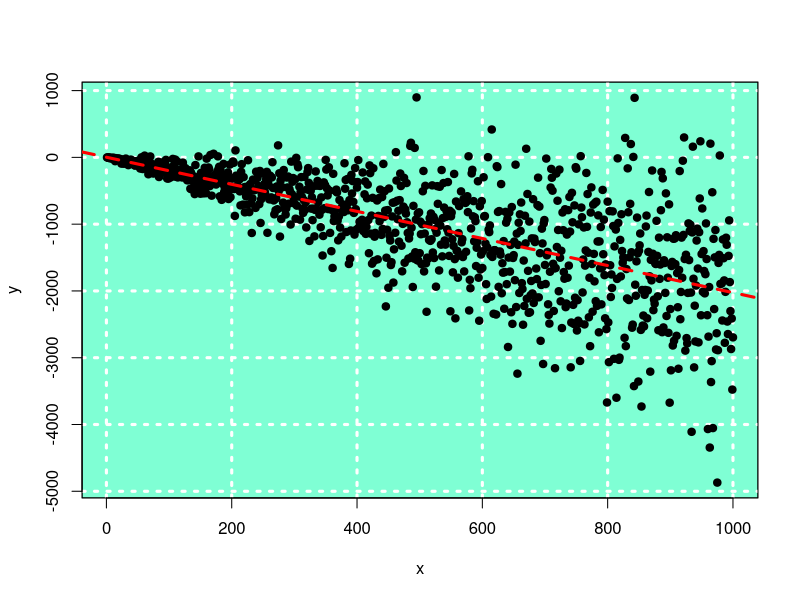
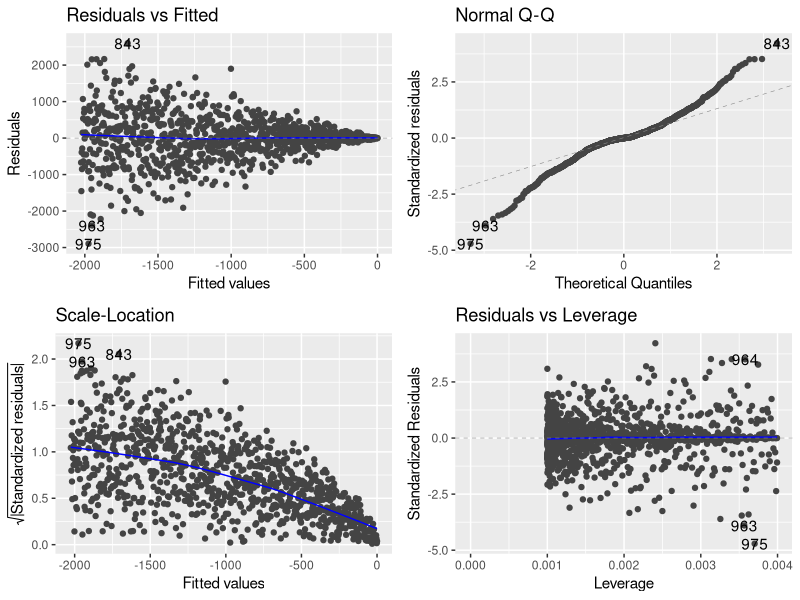
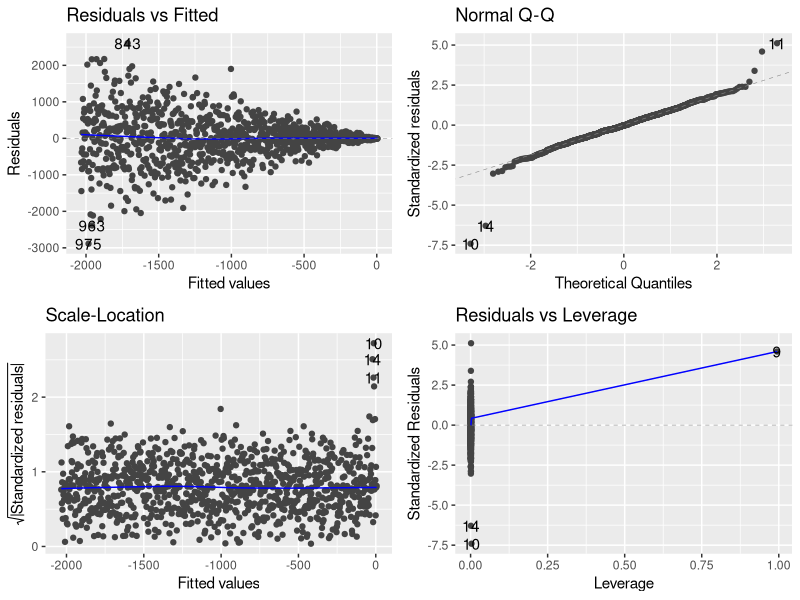
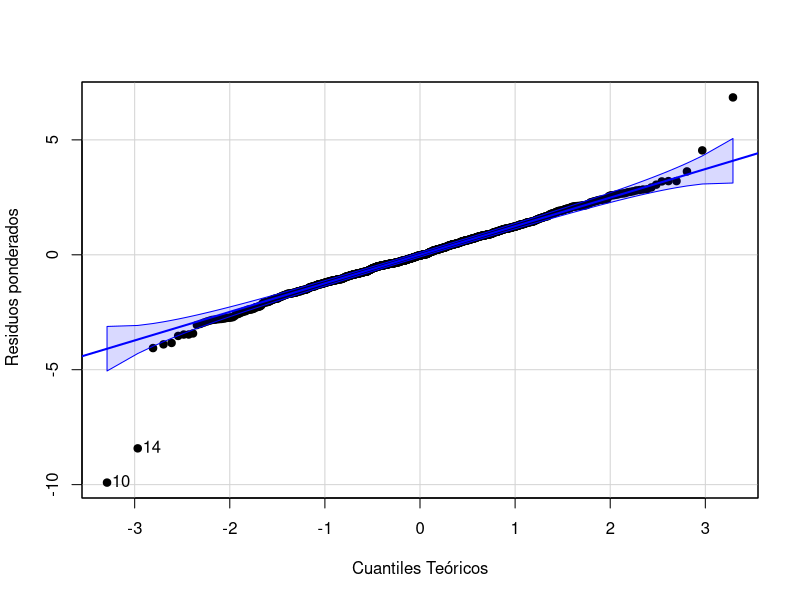
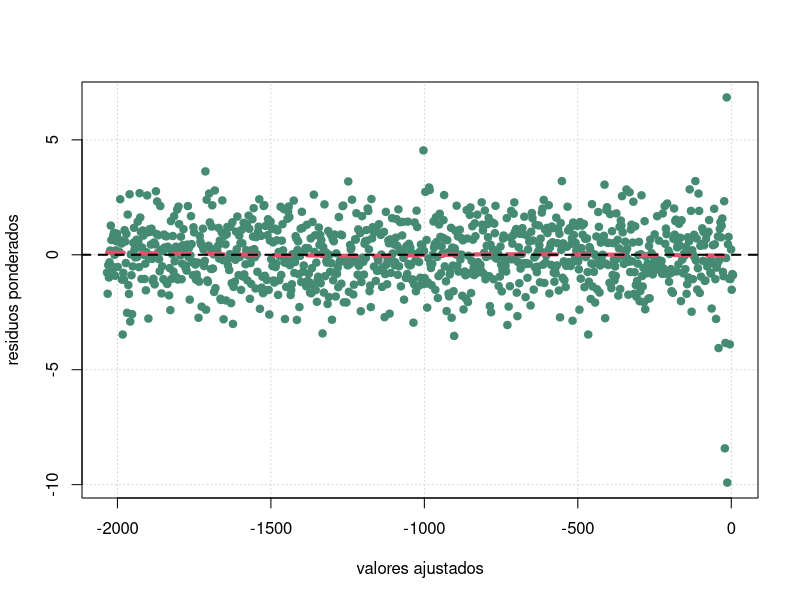
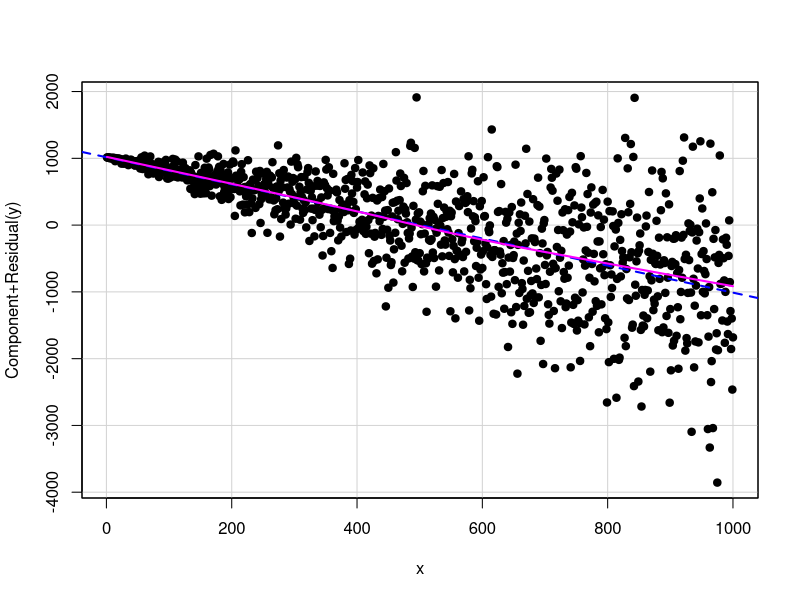
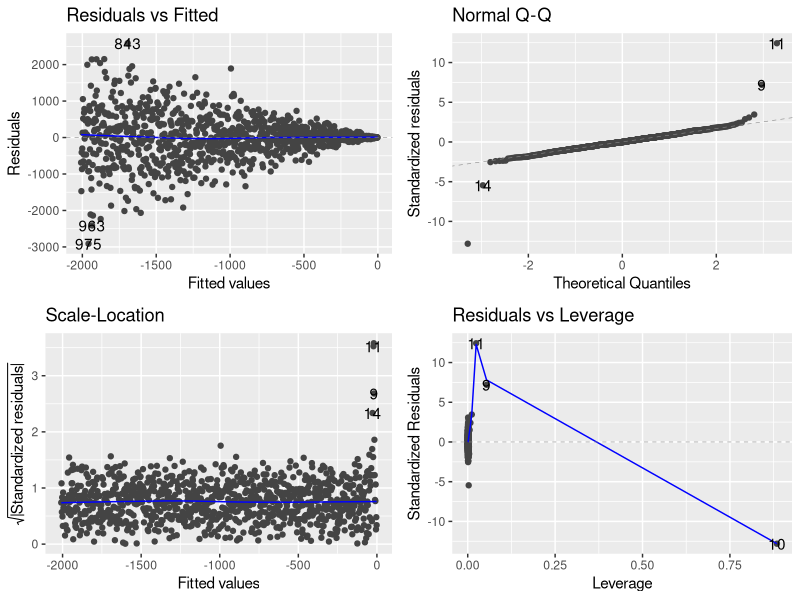
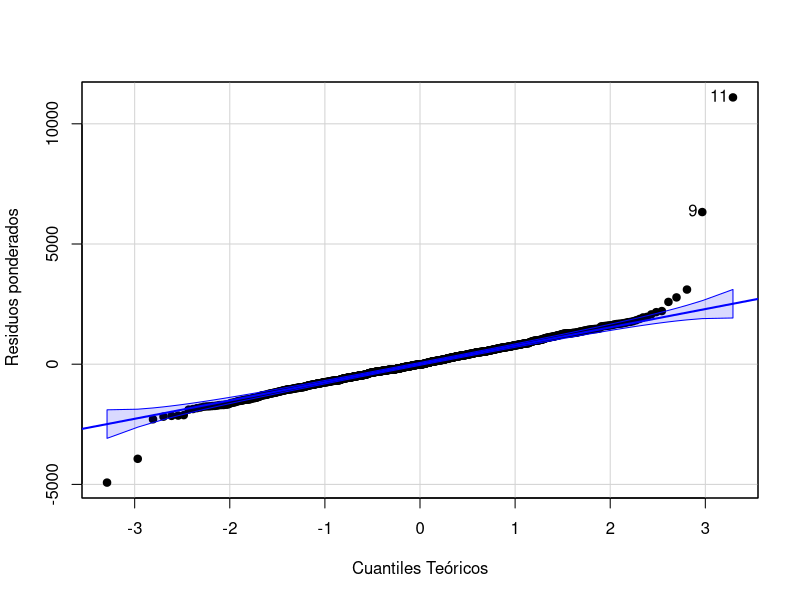

Write the R code that produced these figures, in order.
##############################MINIMOS CUADRADOS PONDERADOS#####################
library(ggfortify)
library(MASS)
library(car)
#Estimación varianza
set.seed(1)
b0<- 2
b1<- -2
x<- 1:1000
y<- b0+b1*x+rnorm(1000,0,1:1000)
plot(y~x,axes=F,xlab="",ylab="")
# Color de fondo gris
rect(par("usr")[1], par("usr")[3],
     par("usr")[2], par("usr")[4],
     col = "aquamarine1")

# Grid blanco
grid(nx = NULL, ny = NULL,
     col = "white", lwd = 3)
par(new=TRUE)
plot(y~x,pch=19)
model<- lm(y~x)
abline(model,lwd=3,lty=2,col="red1")
summary(model)
#
#Validación rápida de supuestos
autoplot(model) # No es recomendable para informes pero nos da un vistazo
# General para de la situación
#Transformación
#Errores modelo original
res.mcp<- residuals(model)
# Estimación de la varianza
varianza<- lm(abs(res.mcp)~x)
#Cálculo de pesos para ponderar
w = 1/fitted.values(varianza)^2
#Modelo con pesos
model.ponderados<- lm(y~x,weights = w)
summary(model.ponderados)
autoplot(model.ponderados)
#Validación Supuestos
res.ponderados<- residuals(model.ponderados)*sqrt(w)
car::qqPlot(res.ponderados,xlab="Cuantiles Teóricos",ylab=" Residuos ponderados",pch=19)
shapiro.test(res.ponderados)
plot(fitted.values(model.ponderados),res.ponderados,
     xlab='valores ajustados',ylab='residuos ponderados',pch=19,panel.first = grid(),col="aquamarine4")
lines(lowess(res.ponderados~fitted.values(model.ponderados)),col=2,lty=2,lwd=4)
abline(h=0,lty=2,lwd=2)
car::crPlots(model.ponderados,pch=19)
#
#Errores modelo original
res.mcp<- MASS::studres(model)
# Estimación de la varianza
varianza<- lm(abs(res.mcp)~x)
#Cálculo de pesos para ponderar
w = 1/fitted.values(varianza)^2
#Modelo con pesos
model.ponderados<- lm(y~x,weights = w)
summary(model.ponderados)
autoplot(model.ponderados)
#Validación Supuestos
res.ponderados<- residuals(model.ponderados)*sqrt(w)
car::qqPlot(res.ponderados,xlab="Cuantiles Teóricos",ylab=" Residuos ponderados",pch=19)
shapiro.test(res.ponderados)
plot(fitted.values(model.ponderados),res.ponderados,
     xlab='valores ajustados',ylab='residuos ponderados',pch=19,panel.first = grid(),col="aquamarine4")
lines(lowess(res.ponderados~fitted.values(model.ponderados)),col=2,lty=2,lwd=4)
abline(h=0,lty=2,lwd=2)
car::crPlots(model.ponderados,pch=19)
summary(model.ponderados)
